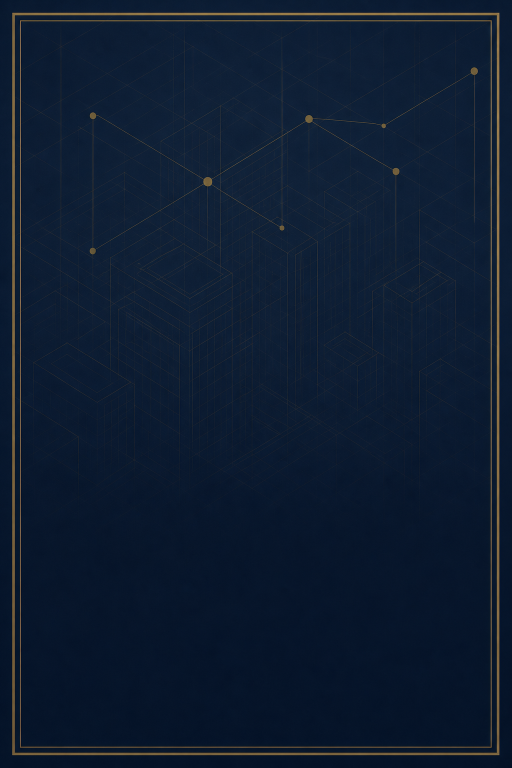
#> input picture System-Design-Interview-Playbook/assets/cover/motif-front.png, 1024 x 1536 px (shown at 1/2 size)
$ python render_covers.py
#> lines starting #> are read from the running program, lines starting #| are printed output that depends on the picture
#!/usr/bin/env python3
"""Render KDP-sized front and back covers (1600 x 2560).

Publisher edition: system-design emblem and AH Architecture Lab only.
"""

from __future__ import annotations

from pathlib import Path

from PIL import Image, ImageDraw, ImageFilter, ImageFont

ROOT = Path(__file__).resolve().parent.parent
COVER = ROOT / "assets" / "cover"
LOGO = COVER / "system-design-logo.png"

W, H = 1600, 2560
NAVY = (15, 39, 68)
GOLD = (212, 179, 106)
CREAM = (244, 241, 234)
MUTED = (201, 214, 229)
INK = (232, 236, 242)

SERIF = "/usr/share/fonts/truetype/noto/NotoSerif-Bold.ttf"
SERIF_REG = "/usr/share/fonts/truetype/noto/NotoSerif-Regular.ttf"
SANS = "/usr/share/fonts/truetype/macos/Inter-Regular.ttf"
SANS_MED = "/usr/share/fonts/truetype/macos/Inter-Medium.ttf"
SANS_BOLD = "/usr/share/fonts/truetype/macos/Inter-Bold.ttf"
SANS_SEMI = "/usr/share/fonts/truetype/macos/Inter-SemiBold.ttf"

BLURB = (
    "System design interviews reward a method, not a catalog of logos. "
    "This playbook is for software engineers and architects who must design "
    "a service in forty-five minutes and still sound like they have operated one."
    "\n\n"
    "You will learn to bound the problem, size the load, draw one honest picture, "
    "and name the trade-off that holds the design together. Foundations cover "
    "requirements, capacity, scale, availability, reliability, performance, CAP, "
    "consistency, and the sentence that makes a choice defensible. Building blocks "
    "then give you caches, stores, queues, and consistent hashing. Worked problems "
    "— a URL shortener and a rate limiter — show the loop at interview speed, "
    "with original diagrams throughout."
    "\n\n"
    "Write it on the board. Defend it in the room."
)


def font(path: str, size: int) -> ImageFont.FreeTypeFont:
    return ImageFont.truetype(path, size)


def fit_cover(path: Path) -> Image.Image:
    im = Image.open(path).convert("RGB")
#> im is the input picture: PIL image 1024x1536 RGB; mean R, G, B 13.9, 28.2, 48.3
    scale = max(W / im.width, H / im.height)
#> scale = 1.67
    im = im.resize((int(im.width * scale) + 1, int(im.height * scale) + 1), Image.Resampling.LANCZOS)
#> im: PIL image 1707x2561 RGB
    left = (im.width - W) // 2
#> left = 53
    top = (im.height - H) // 2
#> top = 0
    return im.crop((left, top, left + W, top + H))
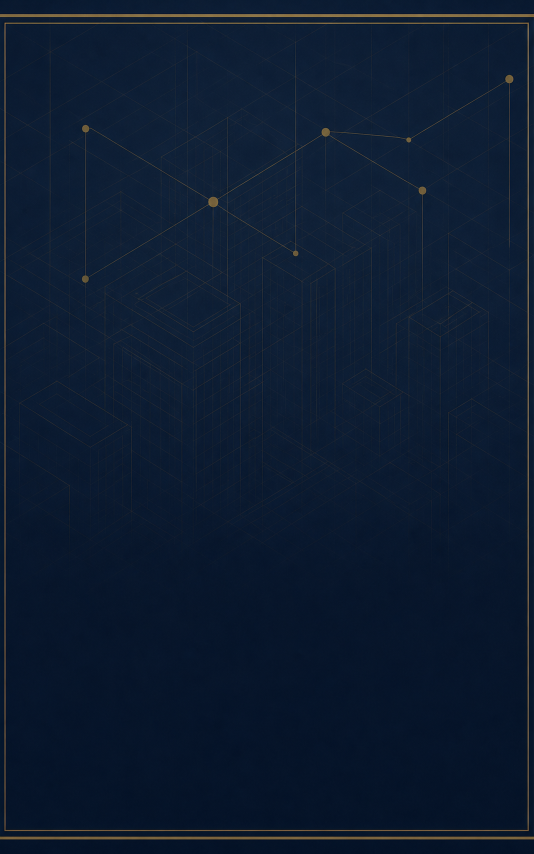
#> returned value: PIL image 1600x2560 RGB (shown at 1/3 size); mean R, G, B 13, 27.6, 48.3


def circular_badge(src_path: Path, size: int, ring: int | None = 10) -> Image.Image:
    src = Image.open(src_path).convert("RGB")
    side = min(src.size)
    left = (src.width - side) // 2
    top = (src.height - side) // 2
    src = src.crop((left, top, left + side, top + side)).resize((size, size), Image.Resampling.LANCZOS)
    mask = Image.new("L", (size, size), 0)
    ImageDraw.Draw(mask).ellipse((0, 0, size - 1, size - 1), fill=255)
    badge = Image.new("RGBA", (size, size), (0, 0, 0, 0))
    badge.paste(src, (0, 0), mask)
    if not ring:
        return badge
    outer = size + ring * 2
    canvas = Image.new("RGBA", (outer, outer), (0, 0, 0, 0))
    d = ImageDraw.Draw(canvas)
    d.ellipse((0, 0, outer - 1, outer - 1), fill=GOLD)
    inner = (ring - 3, ring - 3, outer - ring + 2, outer - ring + 2)
    d.ellipse(inner, fill=NAVY)
    canvas.paste(badge, (ring, ring), badge)
    return canvas


# [24 lines left out: functions wrap, draw_centered, not called in this run]


def render_front() -> Image.Image:
    base = fit_cover(COVER / "motif-front.png")
    overlay = Image.new("RGB", (W, H), NAVY)
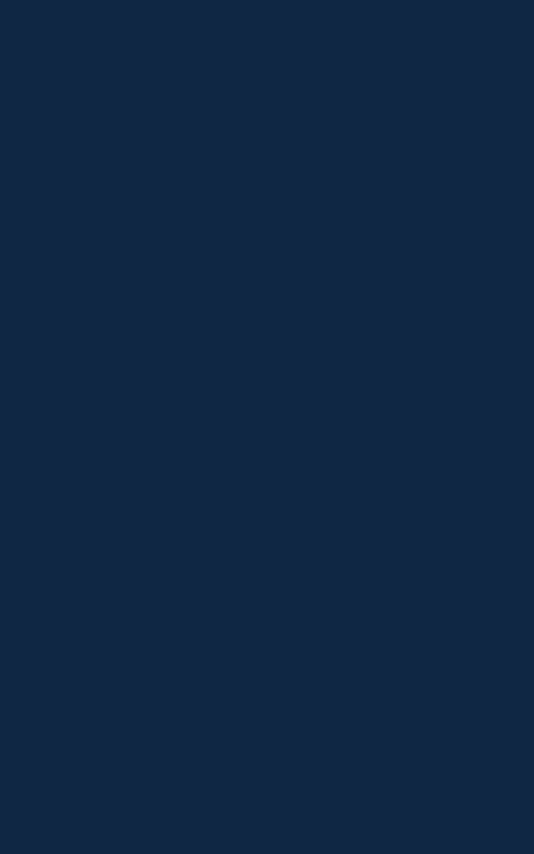
#> overlay: PIL image 1600x2560 RGB (shown at 1/3 size); mean R, G, B 15, 39, 68
    base = Image.blend(base, overlay, 0.18)
    # Keep the architecture readable at the top, darken mid for type.
    veil = Image.new("L", (W, H), 0)
#> veil: PIL image 1600x2560 L; every value is 0
    vd = ImageDraw.Draw(veil)
    for y in range(720, 1680):
        t = (y - 720) / 960
        vd.line([(0, y), (W, y)], fill=int(40 + 90 * t))
    for y in range(1680, H):
        vd.line([(0, y), (W, y)], fill=130)
    navy = Image.new("RGB", (W, H), NAVY)
    base = Image.composite(navy, base, veil.filter(ImageFilter.GaussianBlur(8)))

    rgba = base.convert("RGBA")
    logo = circular_badge(LOGO, 560, ring=None)
    px = (W - logo.width) // 2
    py = 1420
    rgba.paste(logo, (px, py), logo)
    img = rgba.convert("RGB")
    draw = ImageDraw.Draw(img)

    y = 720
    y += draw_centered(draw, "SYSTEM DESIGN", y, font(SERIF, 78), CREAM) + 18
    y += draw_centered(draw, "INTERVIEW", y, font(SERIF, 78), CREAM) + 18
    y += draw_centered(draw, "PLAYBOOK", y, font(SERIF, 78), GOLD) + 36
    draw.rectangle((620, y, 980, y + 3), fill=GOLD)
    y += 36
    sub = font(SANS, 28)
    for line in (
        "A structured method for designing",
        "systems under interview pressure",
    ):
        y += draw_centered(draw, line, y, sub, MUTED) + 10

    name_y = py + logo.height + 28
    draw_centered(draw, "AH Architecture Lab", name_y, font(SANS_SEMI, 36), CREAM)
    draw_centered(draw, "Version 1.0", name_y + 52, font(SANS, 24), GOLD)
    return img


# [37 lines left out: function render_back, not called in this run]


def main() -> None:
    front = render_front()
    back = render_back()
    front_path = COVER / "cover-front.jpg"
    back_path = COVER / "cover-back.jpg"
    front.save(front_path, "JPEG", quality=92, optimize=True)
    back.save(back_path, "JPEG", quality=92, optimize=True)
    print(front_path)
    print(back_path)


if __name__ == "__main__":
#> (the run stopped early here; a loop or call above may not have finished)
